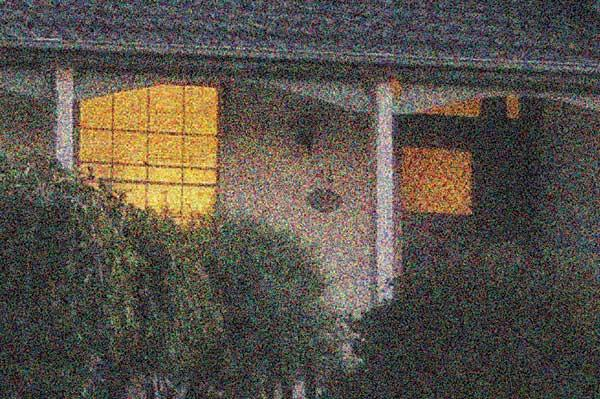
#> input picture tarea5/data/noisy_cctv_image.jpg, 600 x 399 px
$ jupyter execute --allow-errors entrega5.ipynb
#> lines starting #> are read from the running program, lines starting #| are printed output that depends on the picture; after the words box and inside, x2 and y2 are one past the last pixel; in counts of white or black regions, pixels touching at a corner belong together
# Entrega 5

## Equipo: 22

## Integrantes
- Erick Alan Cuéllar Quintanilla
- Fanny Betsabé Fuentes Reyes
- David Felipe Hernández Chiapa
- José Emmanuel Vázquez Galán

[cell 1]
import cv2
import numpy as np
import matplotlib.pyplot as plt
from math import sqrt,exp

[cell 2]
def read_image(file_path):
#> called with file_path = 'data/noisy_cctv_image.jpg'
    return cv2.imread(file_path, 0)

def view_image(img, title="Image", ax=None):
    standalone = ax is None
    if standalone:
        _, ax = plt.subplots()
    ax.imshow(img, cmap='gray')
    ax.set_title(title)
    ax.axis('off')
    if standalone:
        plt.show()

## Teoria - Transformadas de Fourier - Filtrado de imagenes en el espacio de frecuencias.

En Fourier, filtrar significa multiplicar la transformada de la imagen por una función que decide qué frecuencias pasan y cuáles se reducen.

### 1. Punto de partida: imagen en el espacio de frecuencias de Fourier
Sea una imagen:

$$
f(x,y)
$$

Su Transformada de Fourier es:

$$
F(u,v)
$$

donde:

- $(x,y)$: posiciones en la imagen.
- $(u,v)$: coordenadas de frecuencia.
- $(F(u,v))$: cuánta energía tiene cada frecuencia.

Para filtrar en frecuencia se usa:

$$
G(u,v)=H(u,v)F(u,v)
$$

donde:

- $H(u,v)$ es el filtro.
- $G(u,v)$ es la imagen filtrada en frecuencia.

Después se aplica la transformada inversa:

$$
g(x,y)=\mathcal{F}^{-1}\{G(u,v)\}
$$

Entonces el proceso completo es:

$$
g(x,y)=\mathcal{F}^{-1}\{H(u,v)F(u,v)\}
$$

### 2. ¿De dónde sale el filtro $H(u,v)$?

El filtro $H(u,v)$ se define según la distancia de cada frecuencia al centro del espectro.

Esa distancia se calcula como:

$$
D(u,v)=\sqrt{(u-u_0)^2+(v-v_0)^2}
$$

donde:

- $D(u,v)$: distancia al centro.
- $(u_0,v_0)$: centro del espectro.

Cerca del centro están las bajas frecuencias. Lejos del centro están las altas frecuencias. El filtro decide qué hacer según esa distancia.

### 3. Filtros Lowpass

Un filtro lowpass deja pasar frecuencias cercanas al centro y reduce las lejanas.

#### 3.1 Ideal Lowpass

Se define así:

$$
H(u,v)= \begin{cases} 1, & D(u,v)\leq D_0 \\ 0, & D(u,v)>D_0 \end{cases}
$$

donde $D_0$ es la frecuencia de corte.

**Interpretación**

Si la frecuencia está dentro del radio $D_0$, pasa completa.
Si está fuera, se elimina.
Por eso en el espectro se ve como un círculo blanco al centro y negro afuera.

**Relación con Fourier**

Multiplicar $F(u,v)$ por este filtro elimina todas las frecuencias altas:

$$
G(u,v)=H(u,v)F(u,v)
$$

El resultado en la imagen es suavizado, porque se quitaron detalles finos.

#### 3.2 Butterworth Lowpass

Se define así:

$$
H(u,v)=\frac{1}{1+\left[\frac{D(u,v)}{D_0}\right]^{2n}}
$$

donde:

- $D_0$: frecuencia de corte.
- $n$: orden del filtro.

**Interpretación**

Cuando $D(u,v)$ es pequeño, es decir, cerca del centro:

$$
H(u,v)\approx 1
$$

Cuando \(D(u,v)\) es grande:

$$
H(u,v)\approx 0
$$

Pero la caída no es brusca, sino gradual. De la mano del orden $n$:

- $n$ pequeño: transición suave.
- $n$ grande: transición más abrupta.

Si $n$ crece mucho, se parece al ideal.

**Relación con Fourier**

Aquí no se eliminan las frecuencias altas de golpe. Se van reduciendo poco a poco:

$$
G(u,v)=\frac{F(u,v)}{1+\left[\frac{D(u,v)}{D_0}\right]^{2n}}
$$

Esto suaviza la imagen con menos artefactos que el ideal.

#### 3.3 Gaussian Lowpass

Se define así:

$$
H(u,v)=e^{-\frac{D^2(u,v)}{2D_0^2}}
$$

**Interpretación**

Cerca del centro:

$$
D(u,v)\approx 0
$$

entonces:

$$
H(u,v)\approx e^0=1
$$

Lejos del centro, $D(u,v)$ crece y el valor del filtro disminuye suavemente hacia 0.

**Relación con Fourier**

El filtro gaussiano reduce gradualmente las frecuencias altas:

$$
G(u,v)=e^{-\frac{D^2(u,v)}{2D_0^2}}F(u,v)
$$

Esto produce un suavizado natural.

### 4. Filtros Highpass

Un filtro highpass hace lo contrario: reduce las frecuencias del centro y deja pasar las lejanas.

Una forma sencilla de obtenerlos es:

$$
H_{HP}(u,v)=1-H_{LP}(u,v)
$$

Es decir:

Un highpass se puede derivar como el complemento de un lowpass.

#### 4.1 Ideal Highpass

Partiendo del ideal lowpass:

$$
H_{LP}(u,v)= \begin{cases} 1, & D(u,v)\leq D_0 \\ 0, & D(u,v)>D_0 \end{cases}
$$

Entonces:

$$
H_{HP}(u,v)=1-H_{LP}(u,v)
$$

Por lo tanto:

$$
H(u,v)= \begin{cases} 0, & D(u,v)\leq D_0 \\ 1, & D(u,v)>D_0 \end{cases}
$$

**Interpretación**

Las frecuencias bajas se eliminan. Las frecuencias altas pasan.

**Relación con Fourier**

Al multiplicar:

$$
G(u,v)=H(u,v)F(u,v)
$$

se conservan bordes, detalles y cambios rápidos.

#### 4.2 Butterworth Highpass

Se obtiene como complemento del Butterworth lowpass:

$$
H_{HP}(u,v)=1-\frac{1}{1+\left[\frac{D(u,v)}{D_0}\right]^{2n}}
$$

Una forma equivalente común es:

$$
H(u,v)=\frac{1}{1+\left[\frac{D_0}{D(u,v)}\right]^{2n}}
$$

**Interpretación**

Cerca del centro, $D(u,v)$ es pequeño, entonces el filtro vale casi 0.

Lejos del centro, $D(u,v)$ es grande, entonces el filtro vale casi 1.

**Relación con Fourier**

Multiplicar $F(u,v)$ por este filtro atenúa suavemente las frecuencias bajas y conserva las altas:

$$
G(u,v)=H(u,v)F(u,v)
$$

Sirve para realzar bordes con menos brusquedad que el ideal.

#### 4.3 Gaussian Highpass

Se obtiene como complemento del Gaussian lowpass:

$$
H_{HP}(u,v)=1-H_{LP}(u,v)
$$

Entonces:

$$
H(u,v)=1-e^{-\frac{D^2(u,v)}{2D_0^2}}
$$

**Interpretación**

Cerca del centro:

$$
D(u,v)\approx 0 \quad H(u,v)=1-e^0=0
$$

Por eso bloquea las bajas frecuencias.

Lejos del centro:

$$
D(u,v)\text{ grande } \quad e^{-\frac{D^2(u,v)}{2D_0^2}}\approx 0  H(u,v)\approx 1
$$

Por eso deja pasar las altas frecuencias.

### 5. Idea intuitiva de la derivación

La derivación puede resumirse así:

Se transforma la imagen:

$$
f(x,y)\rightarrow F(u,v)
$$

Se mide qué tan lejos está cada frecuencia del centro:

$$
D(u,v)=\sqrt{(u-u_0)^2+(v-v_0)^2}
$$

Se construye una función \(H(u,v)\) que depende de esa distancia.

Para lowpass:

$$
H(u,v)\approx 1 \text{ cerca del centro}
$$

$$
H(u,v)\approx 0 \text{ lejos del centro}
$$

Para highpass:

$$
H(u,v)\approx 0 \text{ cerca del centro}
$$

$$
H(u,v)\approx 1 \text{ lejos del centro}
$$

Se multiplica:

$$
G(u,v)=H(u,v)F(u,v)
$$

Se regresa a la imagen:

$$
g(x,y)=\mathcal{F}^{-1}\{G(u,v)\}
$$

### 6. Diferencia matemática entre variantes

| Filtro | Fórmula Lowpass | Fórmula Highpass | Característica |
| --- | --- | --- | --- |
| Ideal | Corte binario | Complemento binario | Pasa o elimina totalmente |
| Butterworth | Caída racional | Complemento racional | Transición controlable |
| Gaussian | Caída exponencial | Complemento exponencial | Transición muy suave |

### 7. Resumen sencillo

Los filtros no aparecen “mágicamente” de Fourier. Se diseñan como funciones \(H(u,v)\) que se aplican sobre la transformada \(F(u,v)\).

- La Transformada de Fourier separa la imagen por frecuencias.
- El filtro decide cuáles frecuencias se conservan.
- La transformada inversa reconstruye la imagen ya modificada.

En pocas palabras:

$$
\text{Imagen} \rightarrow \text{Fourier} \rightarrow \text{Filtro} \rightarrow \text{Fourier inversa} \rightarrow \text{Imagen filtrada}
$$

Y las variantes difieren en cómo hacen la transición entre pasar y bloquear frecuencias:

- Ideal: corte brusco.
- Butterworth: corte gradual ajustable.
- Gaussian: corte muy suave.
Claro. La Transformada de Fourier permite ver una imagen o señal como una mezcla de frecuencias:

- Frecuencias bajas: cambios suaves, fondos, iluminación, formas grandes.
- Frecuencias altas: bordes, detalles finos, ruido, texturas.
Un filtro en el dominio de la frecuencia modifica esas frecuencias antes de regresar la imagen al dominio espacial.

## Ejercicios

### 1. Filtros Lowpass

Un filtro lowpass deja pasar las frecuencias bajas y reduce o elimina las frecuencias altas.

**¿Para qué sirven?**

Se usan para:

- Suavizar imágenes.
- Reducir ruido.
- Eliminar detalles pequeños no deseados.
- Desenfocar una imagen.
- Preprocesar imágenes antes de segmentación o reconocimiento.
- Reducir textura para quedarse con estructuras grandes.
**Ejemplo intuitivo:**

Si una imagen tiene mucho ruido como “granitos”, un lowpass ayuda a suavizarla porque muchos granitos corresponden a frecuencias altas.

#### 1.1 Lowpass Ideal

**¿Cómo funciona?**

El filtro ideal lowpass deja pasar completamente las frecuencias menores a cierto límite y elimina totalmente las mayores.

Es como decir:

- Si la frecuencia está dentro del radio permitido: pasa.
- Si está fuera: se elimina.
Tiene una frontera muy brusca.

**Ventaja**

- Es fácil de entender.
- Corta exactamente las frecuencias no deseadas.

**Desventaja**

- Produce efectos artificiales llamados ringing o “ondulaciones” alrededor de bordes.
- Esto ocurre porque el corte es demasiado abrupto.

**Aplicación típica**

Se puede usar cuando se quiere eliminar de forma muy estricta frecuencias altas, pero no suele ser el mejor para imágenes reales porque puede generar artefactos.

#### 1.2 Lowpass Butterworth

**¿Cómo funciona?**

El filtro Butterworth lowpass también deja pasar frecuencias bajas y atenúa las altas, pero lo hace de manera gradual.

Tiene un parámetro llamado orden.

- Orden bajo: transición suave.
- Orden alto: transición más parecida al filtro ideal.

**Ventaja**

- Reduce el problema de ringing comparado con el filtro ideal.
- Permite controlar qué tan brusco o suave es el corte.

**Desventaja**

- Si el orden es muy alto, empieza a parecerse al ideal y puede generar artefactos.
- Hay que elegir bien el orden y la frecuencia de corte.

**Aplicación típica**

Muy útil en procesamiento de imágenes cuando se quiere suavizar sin introducir tantos artefactos. Es un punto medio entre el ideal y el gaussiano.

#### 1.3 Lowpass Gaussian

**¿Cómo funciona?**

El filtro Gaussian lowpass atenúa las frecuencias altas de forma muy suave siguiendo una curva gaussiana.

No tiene un corte brusco. Las frecuencias se van reduciendo poco a poco.

**Ventaja**

- Produce resultados muy suaves y naturales.
- Casi no genera ringing.
- Es muy usado para reducción de ruido y suavizado.

**Desventaja**

- No corta las frecuencias altas de forma estricta.
- Puede desenfocar más de lo deseado si se usa con mucha intensidad.

**Aplicación típica**

Es muy común en imágenes médicas, visión computacional y fotografía cuando se quiere suavizar ruido conservando una apariencia natural.

[cell 3]
# Leemos imagen original
img = read_image("data/noisy_cctv_image.jpg")
view_image(img, "Noisy CCTV Image")

[cell 4]
# Transformamos la imagen a espacio de frecuencias
f = np.fft.fft2(img)
fshift = np.fft.fftshift(f)
magnitude_spectrum = 20*np.log(np.abs(fshift))
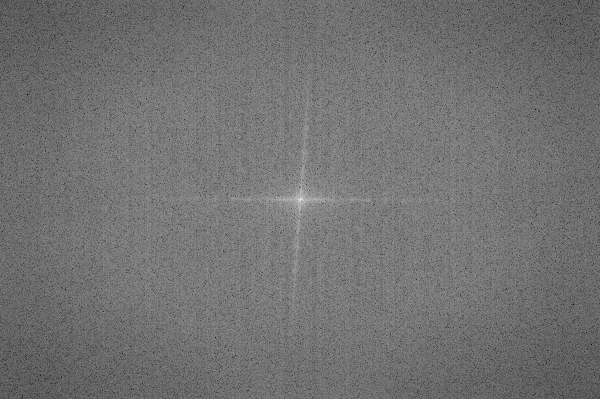
#> magnitude_spectrum: shape (399, 600) float64; min 50.41, max 336.1, mean 178.2; drawn with min black and max white
view_image(magnitude_spectrum, "Magnitude Spectrum")

[cell 5]
# Filtros pasa bajas ideal, butterworth y gaussiano
def ideal_low_pass_filter(shape, cutoff):
#> called with shape = (399, 600), cutoff = 70
    P, Q = shape
    H = np.zeros((P, Q))
    center = (P//2, Q//2)
    for u in range(P):
        for v in range(Q):
            D = sqrt((u-center[0])**2 + (v-center[1])**2)
            if D <= cutoff:
                H[u, v] = 1
    return H

def butterworth_low_pass_filter(shape, cutoff, order):
#> called with shape = (399, 600), cutoff = 70, order = 2
    P, Q = shape
    H = np.zeros((P, Q))
    center = (P//2, Q//2)
    for u in range(P):
        for v in range(Q):
            D = sqrt((u-center[0])**2 + (v-center[1])**2)
            H[u, v] = 1 / (1 + (D/cutoff)**(2*order))
    return H

def gaussian_low_pass_filter(shape, cutoff):
#> called with shape = (399, 600), cutoff = 70
    P, Q = shape
    H = np.zeros((P, Q))
    center = (P//2, Q//2)
    for u in range(P):
        for v in range(Q):
            D = sqrt((u-center[0])**2 + (v-center[1])**2)
            H[u, v] = exp(-(D**2) / (2*(cutoff**2)))
    return H

[cell 6]
# Resultados
cutoff = 70
ideal_filter = ideal_low_pass_filter(img.shape, cutoff)
butterworth_filter = butterworth_low_pass_filter(img.shape, cutoff, order=2)
gaussian_filter = gaussian_low_pass_filter(img.shape, cutoff)

# Visualizamos los filtros misma figura
fig, axes = plt.subplots(1, 3, figsize=(15, 5))
view_image(ideal_filter, "Ideal Low Pass Filter", axes[0])
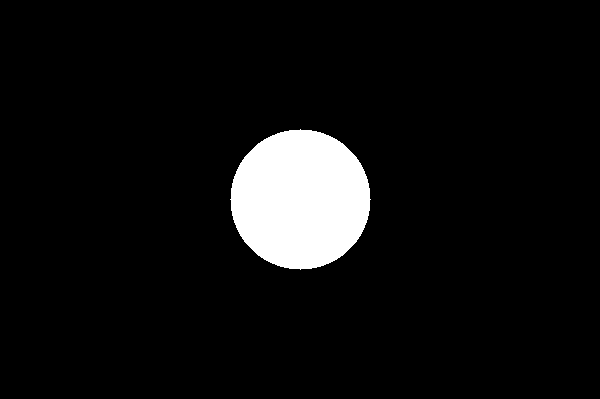
#> ideal_filter: shape (399, 600) float64; values 0 (black) and 1 (white), 6.4% white; 1 white region, box (x1, y1, x2, y2) and area: (230, 129, 371, 270) 15373
view_image(butterworth_filter, "Butterworth Low Pass Filter", axes[1])
view_image(gaussian_filter, "Gaussian Low Pass Filter", axes[2])
plt.tight_layout()
plt.show()

[cell 7]
# Aplicamos la inversa de la transformada de Fourier con los filtros pasa bajas
f_ideal = fshift * ideal_filter
f_butterworth = fshift * butterworth_filter
f_gaussian = fshift * gaussian_filter

img_ideal = np.fft.ifft2(np.fft.ifftshift(f_ideal)).real
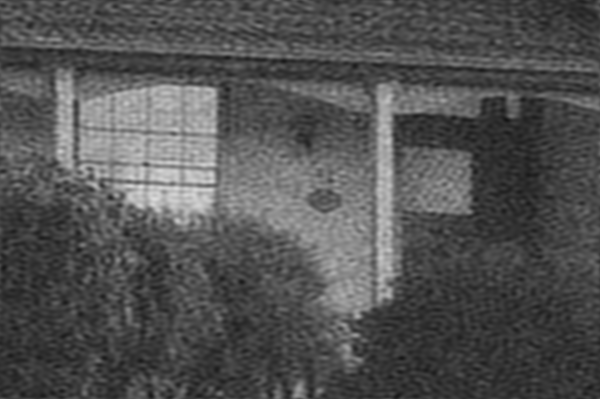
#> img_ideal: shape (399, 600) float64; min 20.67, max 220, mean 83.1
img_butterworth = np.fft.ifft2(np.fft.ifftshift(f_butterworth)).real
img_gaussian = np.fft.ifft2(np.fft.ifftshift(f_gaussian)).real

# Visualizamos los resultados
fig, axes = plt.subplots(1, 3, figsize=(15, 5))
view_image(img_ideal, "Ideal Low Pass Filtered Image", axes[0])
view_image(img_butterworth, "Butterworth Low Pass Filtered Image", axes[1])
view_image(img_gaussian, "Gaussian Low Pass Filtered Image", axes[2])
plt.tight_layout()
plt.show()

### 2. Filtros Highpass

Un filtro highpass hace lo contrario: deja pasar las frecuencias altas y reduce o elimina las frecuencias bajas.

**¿Para qué sirven?**

Se usan para:

- Resaltar bordes.
- Aumentar nitidez.
- Detectar cambios bruscos.
- Extraer detalles finos.
- Mejorar texturas.
- Eliminar variaciones lentas de iluminación.
**Ejemplo intuitivo:**

Si una imagen tiene bordes poco visibles, un highpass puede hacer que esos bordes se noten más porque los bordes corresponden a frecuencias altas.

#### 2.1 Highpass Ideal

**¿Cómo funciona?**

El filtro ideal highpass elimina completamente las frecuencias bajas y deja pasar las altas.

Es decir:

- Frecuencias cerca del centro: se eliminan.
- Frecuencias lejos del centro: pasan.

**Ventaja**

- Resalta fuertemente bordes y detalles.
- Elimina de forma directa componentes suaves o de fondo.

**Desventaja**

- Puede generar ringing.
- Puede hacer que la imagen se vea artificial.
- Puede amplificar ruido, porque el ruido muchas veces está en frecuencias altas.

**Aplicación típica**

Puede usarse para detectar bordes de manera fuerte, pero no siempre es recomendable en imágenes reales por los artefactos.

#### 2.2 Highpass Butterworth

**¿Cómo funciona?**

El Butterworth highpass bloquea frecuencias bajas y deja pasar altas, pero con una transición gradual.

También depende del orden.

- Orden bajo: efecto más suave.
- Orden alto: efecto más agresivo.

**Ventaja**

- Buen balance entre realce de detalles y control de artefactos.
- Permite ajustar qué tan fuerte será el realce.

**Desventaja**

- Si se configura mal, puede amplificar demasiado el ruido.
- Un orden alto puede parecerse al ideal y producir ringing.

**Aplicación típica**

Se usa para mejorar bordes y detalles en imágenes donde se quiere más nitidez, pero sin aplicar un corte tan brusco.

#### 2.3 Highpass Gaussian

**¿Cómo funciona?**

El Gaussian highpass elimina o reduce suavemente las frecuencias bajas y conserva las altas.

Se obtiene como complemento del filtro Gaussian lowpass:

Highpass Gaussian = 1 − Lowpass Gaussian

**Ventaja**

- Realza detalles de forma más natural.
- Produce menos artefactos.
- Es más suave que el ideal y normalmente más estable visualmente.

**Desventaja**

- El realce puede ser menos fuerte.
- Puede no detectar bordes tan marcados como un filtro ideal o Butterworth de alto orden.

**Aplicación típica**

Muy usado para realce suave de detalles, mejora de nitidez y eliminación de iluminación no uniforme.

[cell 8]
img_pulomones = read_image("data/pet-pulmones.png")
#> call 2 of read_image, with file_path = 'data/pet-pulmones.png'
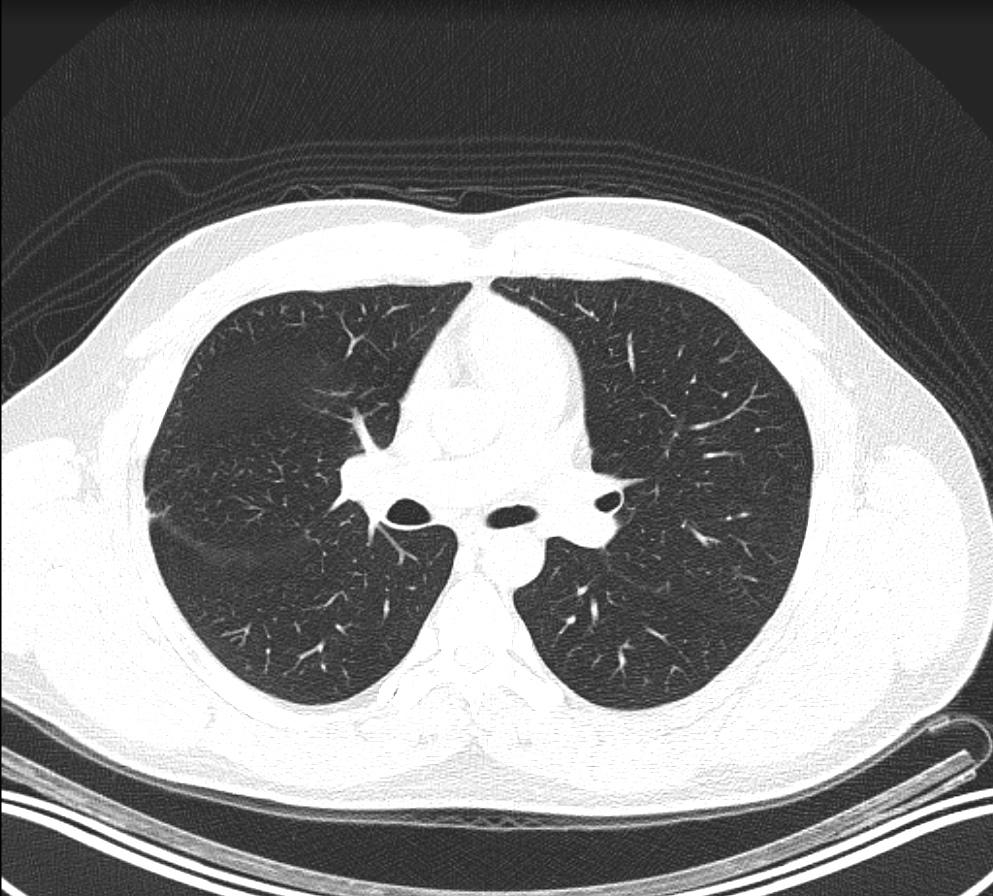
#> input picture tarea5/data/pet-pulmones.png, 993 x 896 px
#> in read_image, returned value is the input picture: shape (896, 993); min 0, max 255, mean 133.9
view_image(img_pulomones, "Original Image")

[cell 9]
# Imagen en espacio de frecuencia
f = np.fft.fft2(img_pulomones)
fshift = np.fft.fftshift(f)
magnitude_spectrum = 20 * np.log(np.abs(fshift))
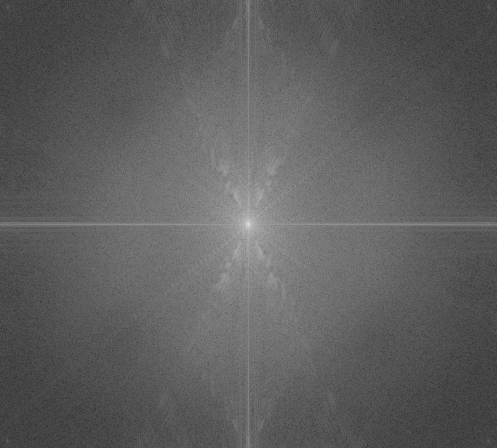
#> magnitude_spectrum: shape (896, 993) float64 (shown at 1/2 size); min 34.59, max 371.9, mean 159.4; drawn with min black and max white
view_image(magnitude_spectrum, "Magnitude Spectrum")

[cell 10]
# Funciones High pass, ideal, butterworth y gaussian

def ideal_high_pass_filter(shape, cutoff):
    rows, cols = shape
    crow, ccol = rows // 2 , cols // 2
    mask = np.ones((rows, cols), np.uint8)
    mask[crow-cutoff:crow+cutoff, ccol-cutoff:ccol+cutoff] = 0
    return mask

def butterworth_high_pass_filter(shape, cutoff, order=2):
#> called with shape = (896, 993), cutoff = 70, order = 2
    rows, cols = shape
    crow, ccol = rows // 2 , cols // 2
    mask = np.ones((rows, cols), np.float32)
    for i in range(rows):
        for j in range(cols):
            distance = np.sqrt((i - crow)**2 + (j - ccol)**2)
            mask[i, j] = 1 / (1 + (cutoff / distance)**(2 * order))
    return mask

def gaussian_high_pass_filter(shape, cutoff):
#> called with shape = (896, 993), cutoff = 70
    rows, cols = shape
    crow, ccol = rows // 2 , cols // 2
    mask = np.ones((rows, cols), np.float32)
    for i in range(rows):
        for j in range(cols):
            distance = np.sqrt((i - crow)**2 + (j - ccol)**2)
            mask[i, j] = 1 - np.exp(-(distance**2) / (2 * (cutoff**2)))
    return mask

[cell 11]
# Aplicamos filtros high pass
cutoff = 70
ideal_hp_filter = ideal_high_pass_filter(img_pulomones.shape, cutoff)
butterworth_hp_filter = butterworth_high_pass_filter(img_pulomones.shape, cutoff, order=2)
gaussian_hp_filter = gaussian_high_pass_filter(img_pulomones.shape, cutoff)

# Visualizamos los filtros misma figura
fig, axes = plt.subplots(1, 3, figsize=(15, 5))
view_image(ideal_hp_filter, "Ideal High Pass Filter", axes[0])
view_image(butterworth_hp_filter, "Butterworth High Pass Filter", axes[1])
view_image(gaussian_hp_filter, "Gaussian High Pass Filter", axes[2])
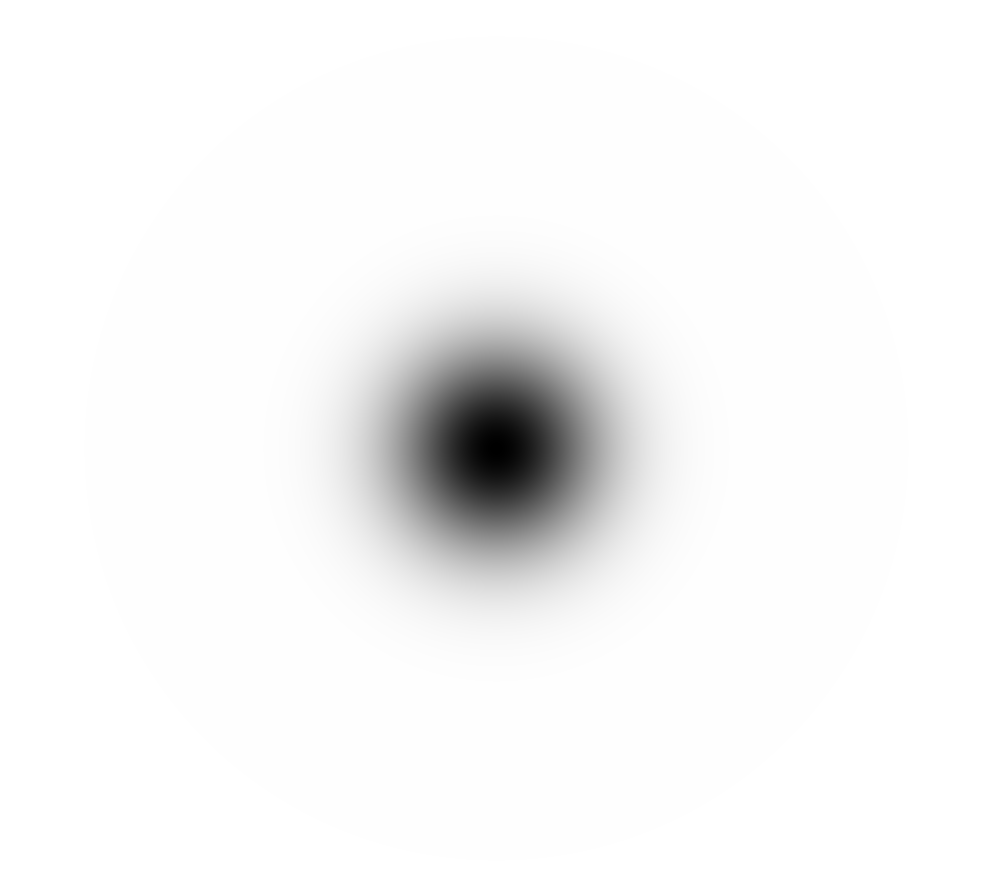
#> gaussian_hp_filter: shape (896, 993) float32; min 0, max 1, mean 0.965
plt.tight_layout()
plt.show()

[cell 12]
# Aplicamos la inverse Fourier transform para ver el efecto de los filtros high pass

f_ideal = fshift * ideal_hp_filter
f_butterworth = fshift * butterworth_hp_filter
f_gaussian = fshift * gaussian_hp_filter

# Usamos la misma figura para visualizar los resultados
fig, axes = plt.subplots(1, 3, figsize=(15, 5))
view_image(np.abs(img_ideal), "Ideal High Pass Filter Result", axes[0])
view_image(np.abs(img_butterworth), "Butterworth High Pass Filter Result", axes[1])
view_image(np.abs(img_gaussian), "Gaussian High Pass Filter Result", axes[2])
plt.tight_layout()
plt.show()
